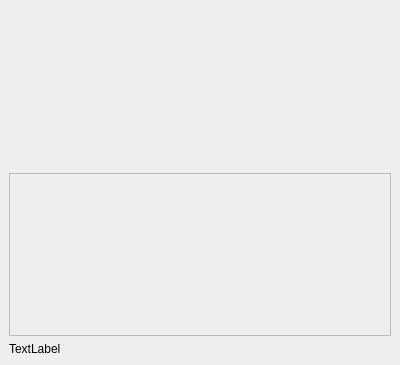
<ui version="4.0" >
 <author></author>
 <comment></comment>
 <exportmacro></exportmacro>
 <class>Form</class>
 <widget class="QWidget" name="Form" >
  <property name="geometry" >
   <rect>
    <x>0</x>
    <y>0</y>
    <width>400</width>
    <height>365</height>
   </rect>
  </property>
  <property name="windowTitle" >
   <string>Form</string>
  </property>
  <layout class="QVBoxLayout" >
   <property name="margin" >
    <number>9</number>
   </property>
   <property name="spacing" >
    <number>6</number>
   </property>
   <item>
    <spacer>
     <property name="orientation" >
      <enum>Qt::Vertical</enum>
     </property>
     <property name="sizeHint" >
      <size>
       <width>20</width>
       <height>40</height>
      </size>
     </property>
    </spacer>
   </item>
   <item>
    <widget class="QFrame" name="frame" >
     <property name="sizePolicy" >
      <sizepolicy>
       <hsizetype>3</hsizetype>
       <vsizetype>3</vsizetype>
       <horstretch>0</horstretch>
       <verstretch>0</verstretch>
      </sizepolicy>
     </property>
     <property name="minimumSize" >
      <size>
       <width>16</width>
       <height>16</height>
      </size>
     </property>
     <property name="frameShape" >
      <enum>QFrame::StyledPanel</enum>
     </property>
     <property name="frameShadow" >
      <enum>QFrame::Raised</enum>
     </property>
     <layout class="QVBoxLayout" >
      <property name="margin" >
       <number>9</number>
      </property>
      <property name="spacing" >
       <number>6</number>
      </property>
     </layout>
    </widget>
   </item>
   <item>
    <widget class="QLabel" name="label" >
     <property name="text" >
      <string>TextLabel</string>
     </property>
    </widget>
   </item>
  </layout>
 </widget>
 <pixmapfunction></pixmapfunction>
 <resources/>
 <connections/>
</ui>
